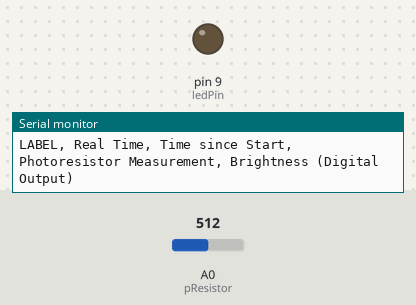
Bench run of a sketch on a simulated Arduino Uno, built with avr-gcc and run on an emulated ATmega328P. Parts: output pins drawn as LEDs (lit = HIGH), the last lines printed to the serial monitor. The inputs (shaded band) are chosen by the test bench; at power-on: A0 (pResistor) = 512.

Above: at 0.1 s.
At 19.1 s:
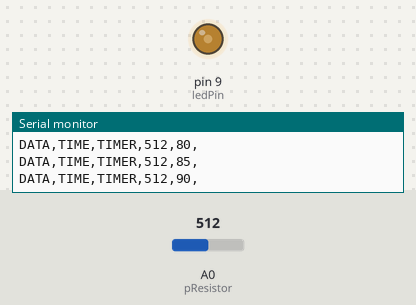
At 38.2 s:
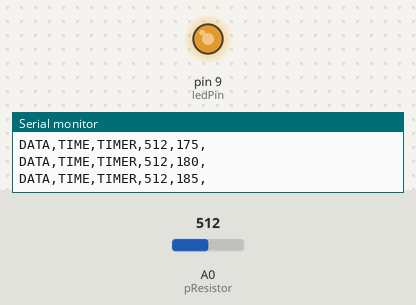
Timing chart, 0 to 40.0 s (numbered marks = the images above):
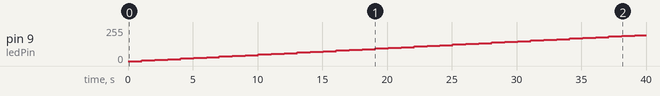

Measured:
- by itself, pin 9 (ledPin): moves from 0/255 to 195/255 over 38.1 s

The sketch:

increased_sample_time.ino
```cpp
/*
  Original: Michalis Vasilakis    // Date: 8/06/2015 // www.ardumotive.com
  Added:  [Arduino Fade Sample Code - public domain] // https://www.arduino.cc/en/Tutorial/BuiltInExamples/Fade
  Added:  [Moving Avg Sample Code - public domain]   // https://www.arduino.cc/en/Tutorial/BuiltInExamples/Smoothing
  Edited: Juan Banchs             // Date: 5/16/2021 // http://juanbanchs.webflow.io/
*/

//Constants
const int pResistor = A0; // Photoresistor at Arduino analog pin A0
const int ledPin = 9; // Led pin at Arduino pin 9
const int PHOTORESISTOR_THRESHOLD = 700; // Change this until its sensitive enough (0-1023)
const int TIME_DELAY = 1000; // In miliseconds
const int NUMBER_OF_LOOPS = 1; // Number of repeats to do

//Variables
int pResistor_value; // Store value from photoresistor (0-1023)
int brightness = 0;  // how bright the LED is (0-255)
int fadeAmount = 5;  // how many points to fade the LED by
int loop_count = 0;  // Loop counter

// For Moving average
const int numReadings = 10;

int readings[numReadings];      // The readings from the analog input
int readIndex = 0;              // The index of the current reading
int total = 0;                  // The running total
int average = 0;                // The average

// Code
void setup() {
  // Communication Setup:
  // analogReadResolution(12); // If we are using Arduino DUE => Use maximum bit rate.
  // Otherwise, max is automatically used
  Serial.begin(9600); // Acceptable value

  // Pin Setup:
  pinMode(ledPin, OUTPUT);  // Set lepPin - 9 pin as an output
  pinMode(pResistor, INPUT);// Set pResistor - A0 pin as an input (optional)

  // Moving average Setup: Initialize all the readings to 0
  for (int thisReading = 0; thisReading < numReadings; thisReading++) {
    readings[thisReading] = 0;
  }

  // PLX-DAQ Setup:
  Serial.println("CLEARDATA"); // Clears up any data left from previous projects
  // Always write "LABEL," then "column headers"
  Serial.println("LABEL, Real Time, Time since Start, Photoresistor Measurement, Brightness (Digital Output)");
  // Serial.println(", Other Measurement"); // If you need any other measurements
  Serial.println("RESETTIMER"); // Resets timer to 0
}

void loop() {

  // Set the brightness of LED:
  analogWrite(ledPin, brightness);

  // Delay so that the photoresistor has time to change:
  delay(TIME_DELAY);

  // Read new photoresistor value:
  pResistor_value = analogRead(pResistor);

  calculate_auto_average();

  // Send the value to PLX-DAQ
//  send_value(pResistor_value);
  send_value(average);

  // Prepare next loop:
  brightness = brightness + fadeAmount; // Change the brightness for next time through the loop
//  if (brightness <= 0 || brightness >= 255) // Reverse fading direction at the end of the fades
//  {fadeAmount = -fadeAmount;}


  // Check the loop number
  if (brightness == 260){
    loop_count = loop_count+1;
    brightness = 0;
    analogWrite(ledPin, brightness);
    delay(1000);

    // Exit after desired number of repeats
    if (loop_count == NUMBER_OF_LOOPS)
    {exit(0);}
  }
}


void send_value(int value_to_be_sent)
{
    // Write to PLX-Daq (Excel)
    Serial.print("DATA,TIME,TIMER,"); // Current Time, Time since start
    Serial.print(value_to_be_sent); Serial.print(",");
    Serial.print(brightness); Serial.print(",");
    // int Adata = 3; Serial.print(Adata); // If you need any other measurements
    Serial.println(); // Move to next row
}

void calculate_auto_average() {
  total = 0;

  for (int x = 1; x<=numReadings; x++){
    pResistor_value = analogRead(pResistor);
    total = total + pResistor_value;
//    delay(TIME_DELAY);
  }

  // Calculate the average:
  average = total / numReadings;
}
```
